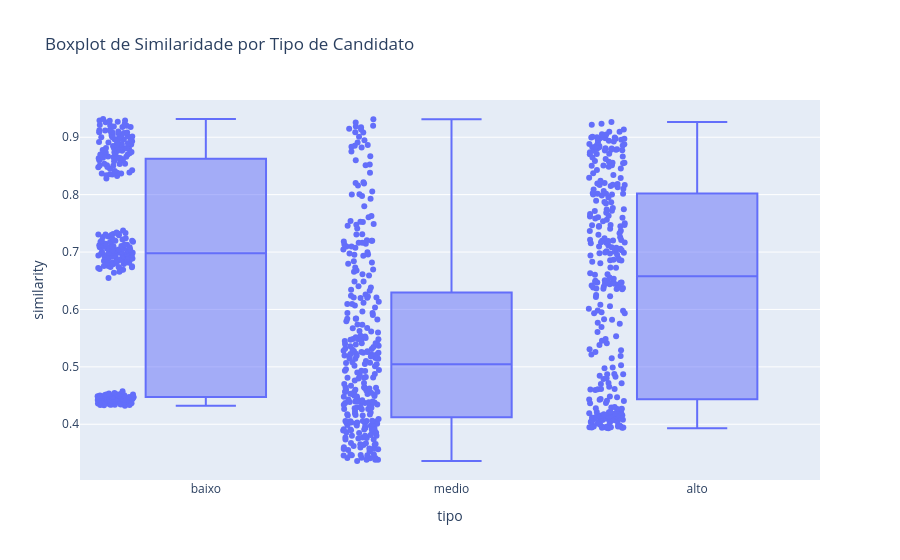

Notebook code cell kept with this figure:
### Code cell
import plotly.express as px


# Cria uma nova coluna 'tipo' baseada no nome do candidato
def extrair_tipo(nome):
    if "_baixo_" in nome:
        return "baixo"
    elif "_medio_" in nome:
        return "medio"
    elif "_alto_" in nome:
        return "alto"
    else:
        return "outro"

df["tipo"] = df["CandidateScenario_name"].apply(extrair_tipo)

# Agora, faz o boxplot com plotly para cada tipo
fig = px.box(df, x="tipo", y="similarity", points="all", title="Boxplot de Similaridade por Tipo de Candidato")
fig.show()

### Figure 1 — Plotly figure (JSON) as saved in the notebook; plotly's stock layout.template omitted (floating-point values rounded to 4 significant figures; data arrays with more than 128 entries replaced by an {"elided": "..."} marker saying what was removed)
{"data": [{"alignmentgroup": "True", "boxpoints": "all", "hovertemplate": "tipo=%{x}<br>similarity=%{y}<extra></extra>", "legendgroup": "", "marker": {"color": "#636efa"}, "name": "", "notched": false, "offsetgroup": "", "orientation": "v", "showlegend": false, "type": "box", "x": {"elided": "900 str values"}, "x0": " ", "xaxis": "x", "y": {"elided": "900 float values"}, "y0": " ", "yaxis": "y"}], "layout": {"boxmode": "group", "legend": {"tracegroupgap": 0}, "title": {"text": "Boxplot de Similaridade por Tipo de Candidato"}, "xaxis": {"anchor": "y", "domain": [0, 1], "title": {"text": "tipo"}}, "yaxis": {"anchor": "x", "domain": [0, 1], "title": {"text": "similarity"}}}}
